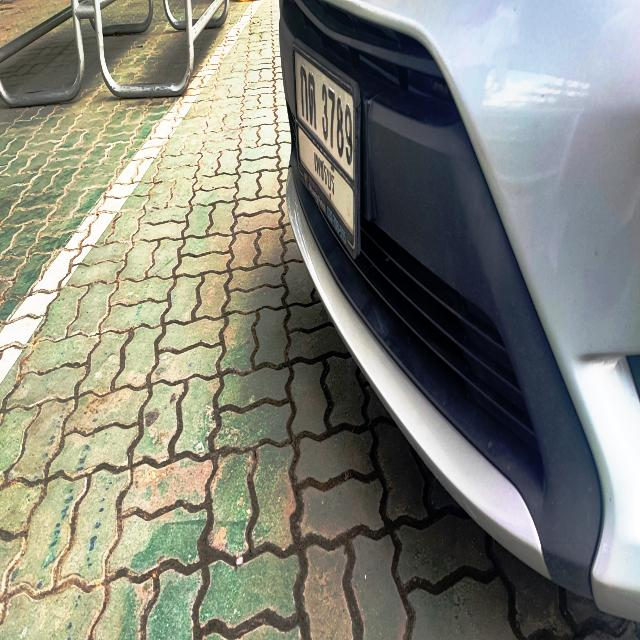
#> input picture data/raw_images/Car433.jpg, 640 x 640 px
$ python -i deskew.py   (imports and definitions only)
#> lines starting #> are read from the running program, lines starting #| are printed output that depends on the picture; after the words box and inside, x2 and y2 are one past the last pixel; in counts of white or black regions, pixels touching at a corner belong together
import cv2
import numpy as np
from typing import Tuple, List
from .config import PLATE_STANDARD_RATIO, DESKEWED_PLATE_WIDTH, DESKEWED_PLATE_HEIGHT

class PerspectiveDeskewer:
    TARGET_WIDTH = DESKEWED_PLATE_WIDTH
    TARGET_HEIGHT = DESKEWED_PLATE_HEIGHT

    # [53 lines left out: functions order_points, arrange_corners, deskew_plate, not called in this run]

    @staticmethod
    def _ink_mask(gray: np.ndarray) -> np.ndarray:
        """Text mask: the minority side of an Otsu split (text covers less area than the plate)."""
        blurred = cv2.GaussianBlur(gray, (3, 3), 0)
        _, mask = cv2.threshold(blurred, 0, 255, cv2.THRESH_BINARY_INV | cv2.THRESH_OTSU)
        if (mask > 0).mean() > 0.5:
            mask = 255 - mask
        h, w = mask.shape
        margin_y, margin_x = int(0.04 * h), int(0.03 * w)      # ignore the plate edge / border
        mask[:margin_y] = 0
        mask[h - margin_y:] = 0
        mask[:, :margin_x] = 0
        mask[:, w - margin_x:] = 0
        return mask.astype(np.float32) / 255

    @staticmethod
    def _shear_matrix(width: int, height: int, degrees: float) -> np.ndarray:
        """Horizontal shear about the image centre (3x3)."""
        k = np.tan(np.radians(degrees))
        return np.array([[1, k, -k * height / 2], [0, 1, 0], [0, 0, 1]], dtype=np.float64)

    @staticmethod
    def _rotation_matrix(width: int, height: int, degrees: float) -> np.ndarray:
        return np.vstack([cv2.getRotationMatrix2D((width / 2, height / 2), degrees, 1.0), [0, 0, 1]])

    @staticmethod
    def straighten_text(image: np.ndarray, max_rotation: float = 12, max_shear: float = 15) -> np.ndarray:
        """Remove residual tilt from a warped plate using the text itself.

        The rotation that makes the text lines sharpest in a row-sum profile, and then the shear that
        makes the characters' vertical strokes sharpest in a column-sum profile, are applied together as
        one affine warp. A change is only made when it clearly sharpens the profile.
        """
        gray = image if image.ndim == 2 else cv2.cvtColor(image, cv2.COLOR_BGR2GRAY)
        ink = PerspectiveDeskewer._ink_mask(gray)
        h, w = ink.shape
        if ink.sum() < 0.02 * h * w:
            return image

        def sharpness(profile):
            return float(np.var(np.diff(profile)))

        def rotated(angle):
            return cv2.warpAffine(ink, cv2.getRotationMatrix2D((w / 2, h / 2), angle, 1), (w, h))

        def search(candidates, score):
            values = [score(c) for c in candidates]
            return candidates[int(np.argmax(values))], max(values)

        rotation_score = lambda a: sharpness(rotated(a).sum(axis=1))
        angle, _ = search(np.arange(-max_rotation, max_rotation + 0.01, 1.0), rotation_score)
        angle, best = search(np.arange(angle - 1, angle + 1.01, 0.2), rotation_score)
        angle = angle if best > 1.05 * rotation_score(0.0) else 0.0

        base = rotated(angle)
        shear_score = lambda s: sharpness(cv2.warpAffine(
            base, PerspectiveDeskewer._shear_matrix(w, h, s)[:2], (w, h)).sum(axis=0))
        shear, _ = search(np.arange(-max_shear, max_shear + 0.01, 2.0), shear_score)
        shear, best = search(np.arange(shear - 2, shear + 2.01, 0.5), shear_score)
        shear = shear if best > 1.05 * shear_score(0.0) else 0.0

        if abs(angle) < 0.3 and abs(shear) < 1.0:
            return image
        transform = (PerspectiveDeskewer._shear_matrix(w, h, shear)
                     @ PerspectiveDeskewer._rotation_matrix(w, h, angle))[:2]
        return cv2.warpAffine(image, transform, (w, h), flags=cv2.INTER_CUBIC, borderMode=cv2.BORDER_REPLICATE)

>>> import cv2
>>> picture = cv2.imread('../../../data/raw_images/Car433.jpg')
#> picture is the input picture: shape (640, 640, 3); mean B, G, R 121.1, 131.6, 130.7
>>> result = PerspectiveDeskewer().straighten_text(picture)
#> in straighten_text, `gray = image if image.ndim == 2 else cv2.cvtColor(image, cv2.COLOR_BGR..`:
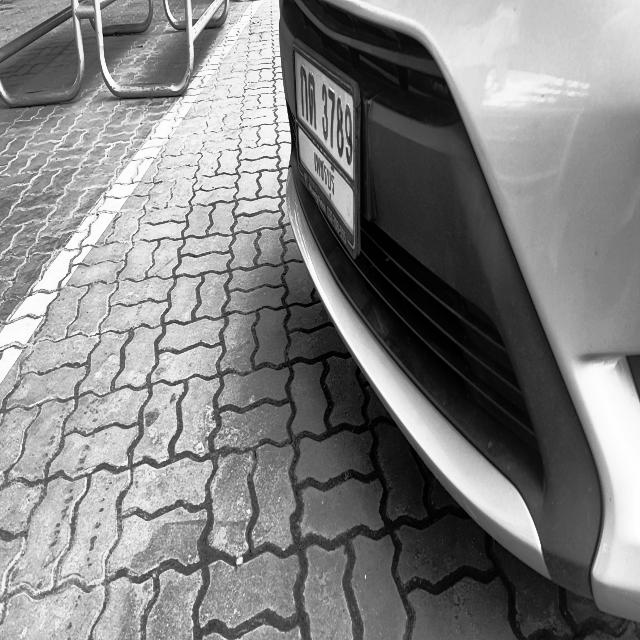
#> gray: shape (640, 640); min 0, max 255, mean 130.1
#> in _ink_mask, `_, mask = cv2.threshold(blurred, 0, 255, cv2.THRESH_BINARY_INV | cv2.T..`:
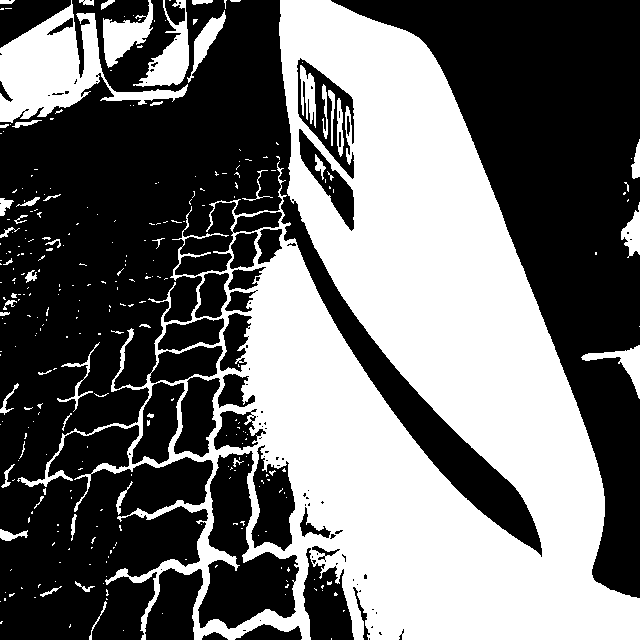
#> mask: shape (640, 640); 42.7% white; 303 white regions (250 under 20 px), largest, box (x1, y1, x2, y2) and area: (17, 0, 640, 640) 155692, (0, 0, 188, 123) 8579, (133, 0, 189, 87) 1870
#> in _ink_mask, `mask[:, w - margin_x:] = 0`:
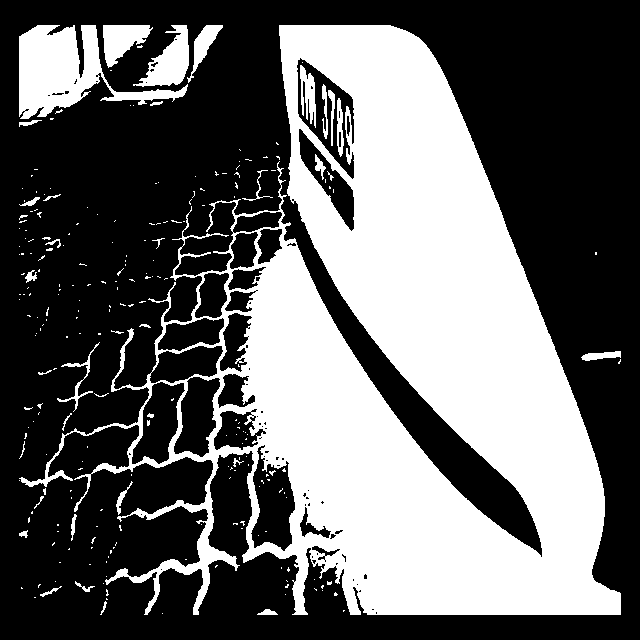
#> mask: shape (640, 640); 38.8% white; 243 white regions (206 under 20 px), largest, box (x1, y1, x2, y2) and area: (19, 25, 621, 615) 144508, (19, 25, 188, 119) 6685, (133, 25, 189, 87) 1679
#> in rotated (call 25), `return cv2.warpAffine(ink, cv2.getRotationMatrix2D((w / 2, h / 2), ang..`:
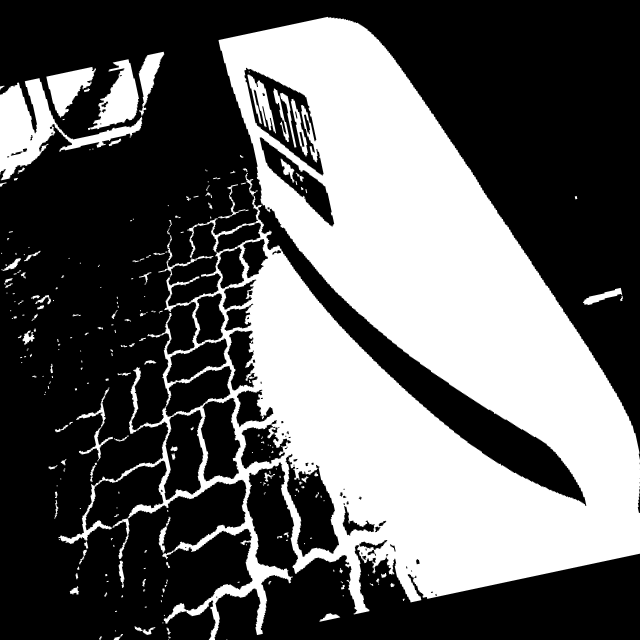
#> returned value: shape (640, 640) float32; min 0, max 1, mean 0.379
#> in search, `values = [score(c) for c in candidates]`: values = 25 values, max 270.1 at index 12, min 23.79 at index 24, mean 50.66
#> in straighten_text, `angle, _ = search(np.arange(-max_rotation, max_rotation + 0.01, 1.0), ..`: angle = 0
#> in rotated (call 33), `return cv2.warpAffine(ink, cv2.getRotationMatrix2D((w / 2, h / 2), ang..`:
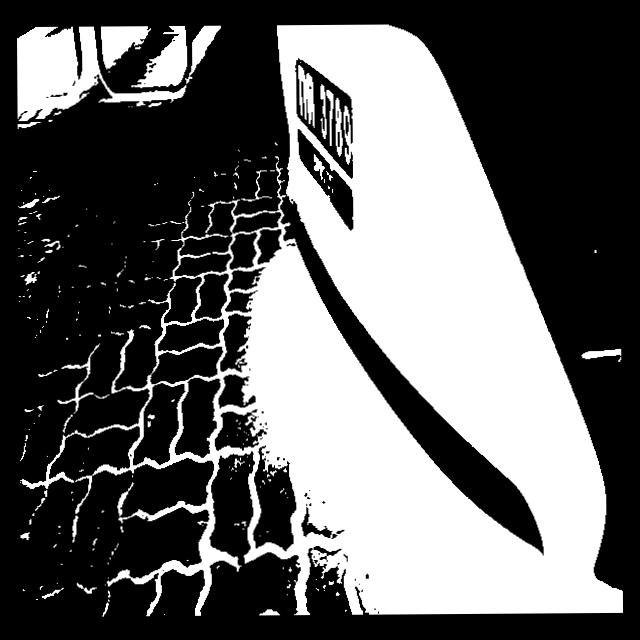
#> returned value: shape (640, 640) float32; min 0, max 1, mean 0.388
#> in rotated (call 34), `return cv2.warpAffine(ink, cv2.getRotationMatrix2D((w / 2, h / 2), ang..`:
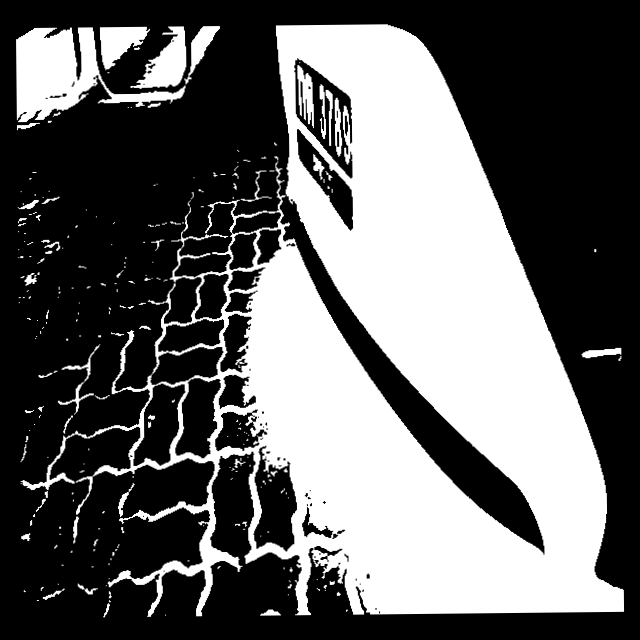
#> returned value: shape (640, 640) float32; min 0, max 1, mean 0.388
#> in rotated (call 35), `return cv2.warpAffine(ink, cv2.getRotationMatrix2D((w / 2, h / 2), ang..`:
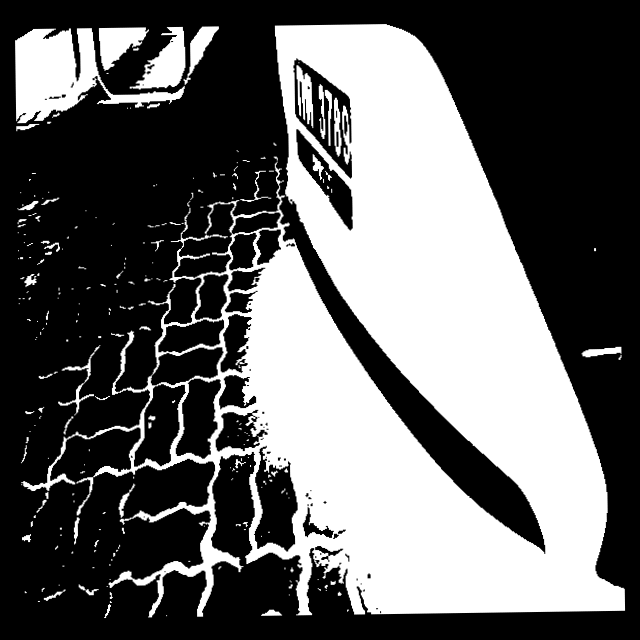
#> returned value: shape (640, 640) float32; min 0, max 1, mean 0.388
#> in straighten_text, `angle, best = search(np.arange(angle - 1, angle + 1.01, 0.2), rotation..`: angle = -2.22e-16; best = 270.1
#> in straighten_text, `angle = angle if best > 1.05 * rotation_score(0.0) else 0.0`: angle = 0
#> in straighten_text, `shear, _ = search(np.arange(-max_shear, max_shear + 0.01, 2.0), shear_..`: shear = -3

$ run again, on data/raw_images/Car435.jpg
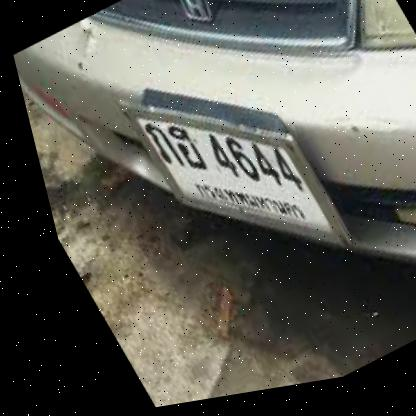
#> input picture data/raw_images/Car435.jpg, 416 x 416 px
#> picture is the input picture: shape (416, 416, 3); mean B, G, R 83.5, 91.3, 91.6
#> in _ink_mask, `_, mask = cv2.threshold(blurred, 0, 255, cv2.THRESH_BINARY_INV | cv2.T..`:
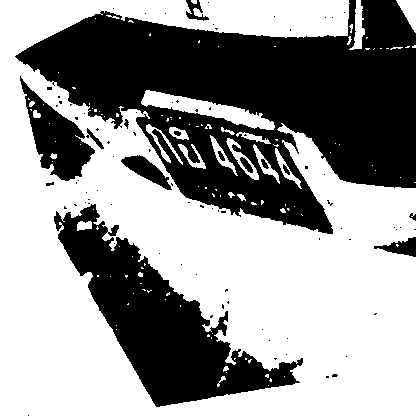
#> mask: shape (416, 416); 58.4% white; 88 black regions (73 under 20 px), largest, box (x1, y1, x2, y2) and area: (15, 0, 416, 234) 49402, (54, 204, 303, 407) 17352, (20, 76, 95, 181) 3246
#> values = 25 values, max 68.38 at index 24, min 19.66 at index 0, mean 40.76
#> in straighten_text, `angle, _ = search(np.arange(-max_rotation, max_rotation + 0.01, 1.0), ..`: angle = 12
#> in straighten_text, `angle, best = search(np.arange(angle - 1, angle + 1.01, 0.2), rotation..`: angle = 11.8; best = 68.58
#> in straighten_text, `shear, _ = search(np.arange(-max_shear, max_shear + 0.01, 2.0), shear_..`: shear = -11
#> transform = [[1.02, -0.00357, -3.9], [-0.204, 0.979, 46.93]]
#> in straighten_text, `return cv2.warpAffine(image, transform, (w, h), flags=cv2.INTER_CUBIC,..`:
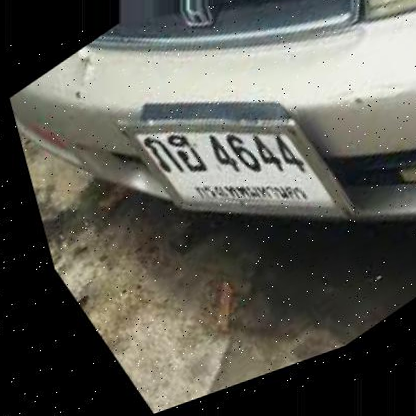
#> returned value: shape (416, 416, 3); mean of channels 0, 1, 2 81.1, 88.6, 89; drawn as B, G, R

$ run again, on data/raw_images/Cars100.png
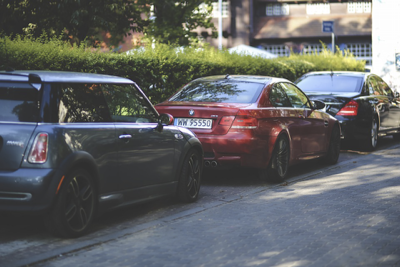
#> input picture data/raw_images/Cars100.png, 400 x 267 px
#> picture is the input picture: shape (267, 400, 3); mean B, G, R 102.2, 101.4, 99.8
#> values = 25 values, max 340.3 at index 12, min 38.65 at index 24, mean 100.7
#> in straighten_text, `angle, _ = search(np.arange(-max_rotation, max_rotation + 0.01, 1.0), ..`: angle = 0
#> in rotated (call 35), `return cv2.warpAffine(ink, cv2.getRotationMatrix2D((w / 2, h / 2), ang..`:
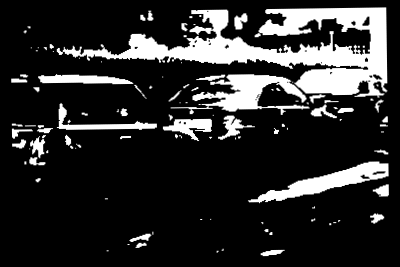
#> returned value: shape (267, 400) float32; min 0, max 1, mean 0.174
#> in straighten_text, `angle, best = search(np.arange(angle - 1, angle + 1.01, 0.2), rotation..`: angle = -2.22e-16; best = 340.3
#> in straighten_text, `angle = angle if best > 1.05 * rotation_score(0.0) else 0.0`: angle = 0
#> in straighten_text, `shear, _ = search(np.arange(-max_shear, max_shear + 0.01, 2.0), shear_..`: shear = -1
